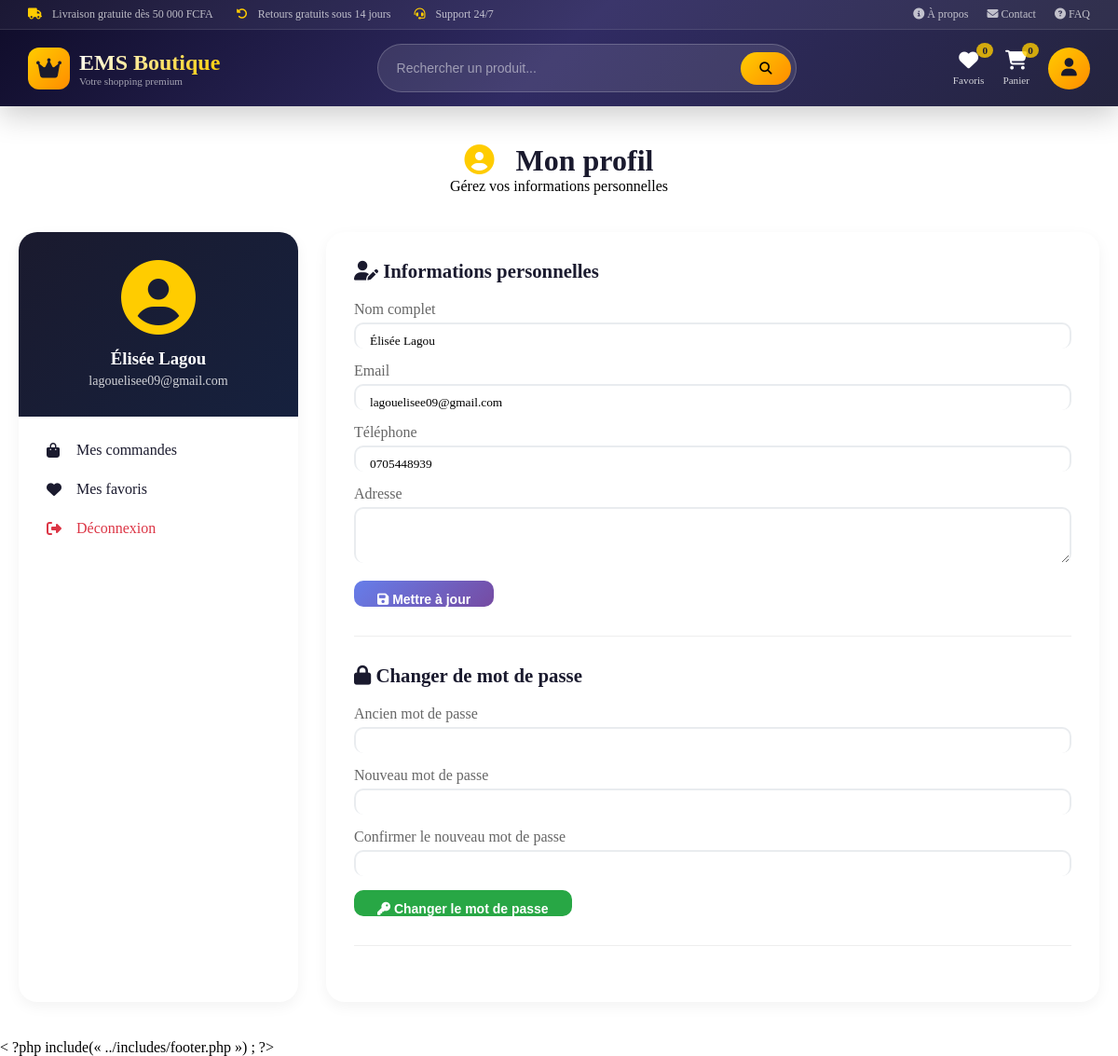
The page /pages/profile.php (signed in) on the database its author committed.
### tables this page shows
CREATE TABLE `users` (
  `user_id` int(11) NOT NULL,
  `nom` varchar(25) NOT NULL,
  `prenom` varchar(255) NOT NULL,
  `email` varchar(100) NOT NULL,
  `telephone` varchar(20) DEFAULT NULL,
  `adresse` text DEFAULT NULL,
  `password` varchar(255) NOT NULL,
  `date_creation` timestamp NOT NULL DEFAULT current_timestamp(),
  `role` enum('admin','user') DEFAULT 'user'
);

### pages/profile.php (the view, shortened to what this page needs)
<?php
Include("../includes/db.php") ;
Include("../includes/header.php") ;
$user_id = $_SESSION['user_id'] ;
$stmt = $conn->prepare("SELECT * FROM users WHERE user_id = ? ") ;
$stmt->execute([$user_id]) ;
$user = $stmt->fetch() ;
?>
<!DOCTYPE html>
<html lang="fr">
<head>
    <link rel="stylesheet" href="css/profile.css">
</head>
<body>
    <div class= "page-container">
    <div class= "page-header">
        <h1><i class= "fas fa-user-circle "></i> Mon profil</h1>
        <p>Gérez vos informations personnelles</p>
    </div>
    <div class= "profile-grid">
        <div class= "profile-sidebar">
            <div class= "profile-avatar">
                <i class= "fas fa-user-circle"></i>
                <h3><?php echo htmlspecialchars($user['nom']) ; ?></h3>
                <p><?php echo htmlspecialchars($user['email']) ; ?></p>
            </div>
            <div class= "profile-menu">
                <a href= "mes-commandes.php" class= "menu-item">
                    <i class= "fas fa-shopping-bag"></i> Mes commandes
                </a>
                <a href= "mes-favoris.php" class= "menu-item">
                    <i class= "fas fa-heart "></i> Mes favoris
                </a>
                <a href= "../logout.php" class= "menu-item logout">
                    <i class= "fas fa-sign-out-alt"></i> Déconnexion
                </a>
            </div>
        </div>
        <div class= "profile-content">
            <div class= "profile-section">
                <h2><i class= "fas fa-user-edit"></i> Informations personnelles</h2>
                <form method= "POST">
                    <div class= "form-group">
                        <label>Nom complet</label>
                        <input type= "text" name= "nom" value= "<?php echo htmlspecialchars($user['nom']) ; ?> " required>
                    </div>
                    <div class= "form-group">
                        <label>Email</label>
                        <input type= "email" name= "email " value= "<?php echo htmlspecialchars($user['email']) ; ?> " required>
                    </div>
                    <div class= "form-group">
                        <label>Téléphone</label>
                        <input type= "tel" name= "telephone" value= "<?php echo htmlspecialchars($user['telephone'] ?? '') ; ?> ">
                    </div>
                    <div class= "form-group">
                        <label>Adresse</label>
                        <textarea name= "adresse" rows= "3"><?php echo htmlspecialchars($user['adresse'] ?? '') ; ?></textarea>
                    </div>
                    <button type= "submit" class= "btn-update">
                        <i class= "fas fa-save"></i> Mettre à jour
                    </button>
                </form>
            </div>
            <div class= "profile-section">
                <h2><i class= "fas fa-lock"></i> Changer de mot de passe</h2>
                <form method= "POST">
                    <div class= "form-group">
                        <label>Ancien mot de passe</label>
                        <input type= "password" name= "old_password" required>
                    </div>
                    <div class= "form-group">
                        <label>Nouveau mot de passe</label>
                        <input type= "password" name= "new_password" required>
                    </div>
                    <div class= "form-group">
                        <label>Confirmer le nouveau mot de passe</label>
                        <input type= "password" name= "confirm_password" required>
                    </div>
                    <button type= "submit" name= "change_password" class= "btn-password">
                        <i class= "fas fa-key"></i> Changer le mot de passe
                    </button>
                </form>
            </div>
        </div>
    </div>
</div>
< ?php include(« ../includes/footer.php ») ; ?>
</body>
</html>

### pages/css/profile.css (style rules this page uses)
.page-container { Max-width : 1200px ; Margin : 0 auto ; Padding : 40px 20px ; }
.page-header { Text-align : center ; Margin-bottom : 40px ; }
.page-header h1 { Font-size : 2rem ; Color : #1a1a2e ; }
.page-header h1 i { Color : #ffcc00 ; Margin-right : 15px ; }
.profile-grid { Display : grid ; Grid-template-columns : 300px 1fr ; Gap : 30px ; }
.profile-sidebar { Background : white ; Border-radius : 20px ; Overflow : hidden ; Box-shadow : 0 5px 15px rgba(0,0,0,0.05) ; }
.profile-avatar { Text-align : center ; Padding : 30px ; Background : linear-gradient(135deg, #1a1a2e, #16213e) ; Color : white ; }
.profile-avatar i { Font-size : 80px ; Color : #ffcc00 ; Margin-bottom : 15px ; }
.profile-avatar h3 { Margin-bottom : 5px ; }
.profile-avatar p { Opacity : 0.8 ; Font-size : 14px ; }
.profile-menu { Padding : 15px ; }
.menu-item { Display : flex ; Align-items : center ; Gap : 12px ; Padding : 12px 15px ; Color : #1a1a2e ; Text-decoration : none ; Border-radius : 10px ; Transition : background 0.3s ; }
.menu-item.logout { Color : #dc3545 ; }
.menu-item i { Width : 20px ; }
.profile-content { Background : white ; Border-radius : 20px ; Padding : 30px ; Box-shadow : 0 5px 15px rgba(0,0,0,0.05) ; }
.profile-section { Margin-bottom : 30px ; Padding-bottom : 30px ; Border-bottom : 1px solid #eee ; }
.profile-section :last-child { Border-bottom : none ; Margin-bottom : 0 ; Padding-bottom : 0 ; }
.profile-section h2 { Color : #1a1a2e ; Margin-bottom : 20px ; Font-size : 1.3rem ; }
.form-group { Margin-bottom : 15px ; }
.form-group label { Display : block ; Margin-bottom : 5px ; Font-weight : 500 ; Color : #666 ; }
.form-group input, .form-group textarea { Width : 100% ; Padding : 10px 15px ; Border : 2px solid #e9ecef ; Border-radius : 10px ; Font-family : inherit ; }
.btn-update, .btn-password { Padding : 12px 25px ; Border : none ; Border-radius : 10px ; Cursor : pointer ; Font-size : 14px ; Font-weight : 600 ; Transition : all 0.3s ; }
.btn-update { Background : linear-gradient(135deg, #667eea, #764ba2) ; Color : white ; }
.btn-password { Background : #28a745 ; Color : white ; }

### includes/header.php (style rules this page uses)
* { margin: 0; padding: 0; box-sizing: border-box; }

### rows shown on the page
users: nom "Élisée Lagou", email "lagouelisee09@gmail.com", telephone "0705448939"
